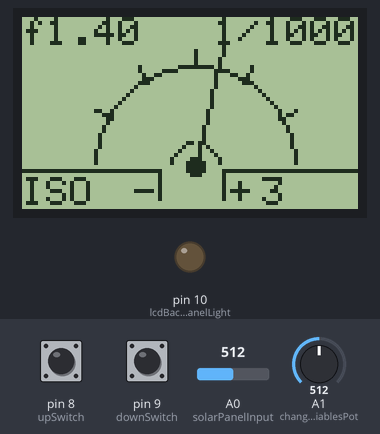
The sketch below on a simulated Arduino Uno, built with avr-gcc and run on an emulated ATmega328P. On the bench: 84×48 one-colour display, output pins drawn as LEDs (lit = HIGH). The test bench sets the inputs (shaded band); at power-on: pin 9 (downSwitch) HIGH, A1 (changeVariablesPot) = 512, A0 (solarPanelInput) = 512, pin 8 (upSwitch) HIGH.

Above: at 1.2 s.
1.3 s: pin 9 (downSwitch) pulled LOW for 0.25 s
At 2.06 s:
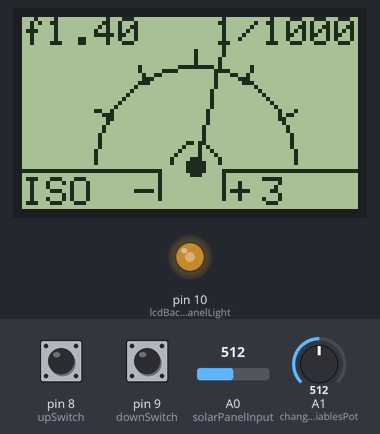
3.7 s: pin 9 (downSwitch) pulled LOW for 1 s
At 4.81 s:
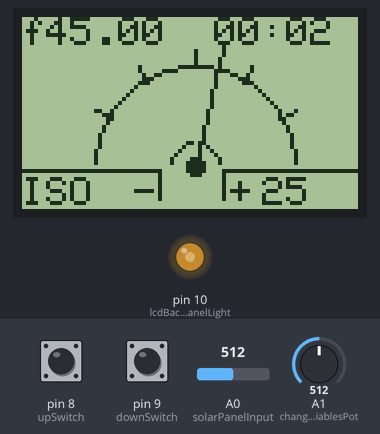
6.2 s: A1 (changeVariablesPot) set to 716
At 6.98 s:
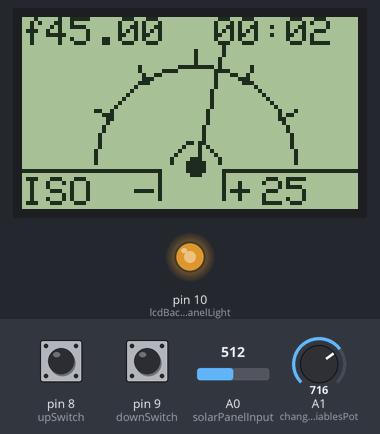
8.6 s: A1 (changeVariablesPot) set to 900
At 8.95 s:
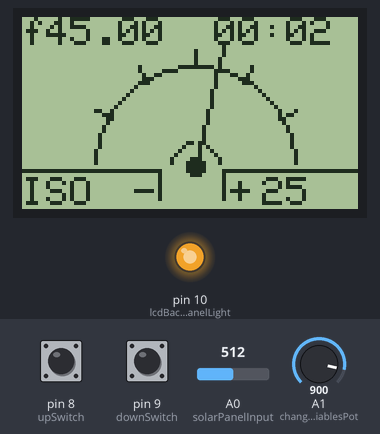
10.6 s: A0 (solarPanelInput) set to 350
At 10.91 s:
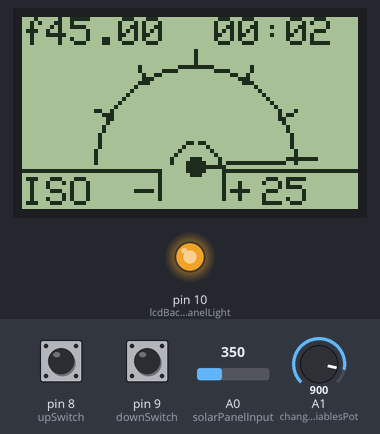
12.2 s: pin 9 (downSwitch) pulled LOW for 0.25 s
At 13.08 s:
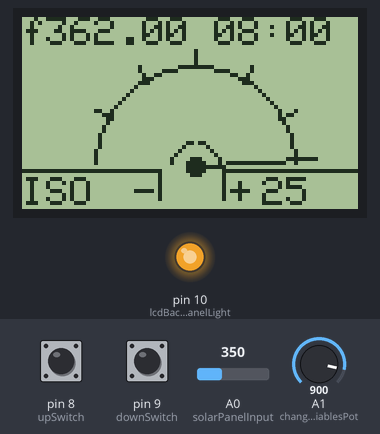
Timing chart, 0 to 15.2 s (numbered marks = the images above; inputs shaded):
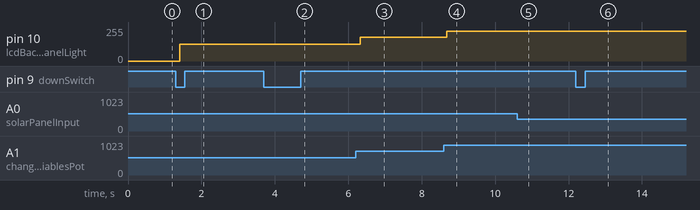

Measured:
- after the input at 1.3 s, pin 10 (lcdBackpanelLight): 0/255 → 127/255 after 0.11 s; the display: first differs from a run without the input after 0.52 s (image 1 shows a later state)
- after the input at 6.2 s, pin 10 (lcdBackpanelLight): 127/255 → 178/255 after 0.12 s; the display: first differs from a run without the input after 0.53 s (image 3 shows a later state)
- after the input at 8.6 s, pin 10 (lcdBackpanelLight): 178/255 → 224/255 after 0.08 s
- after the input at 10.6 s, the display: first differs from a run without the input after 0.15 s (image 5)
- after the input at 12.2 s, the display: first changes after 0.07 s (image 6 shows a later state)

The sketch:

solar_lcdMeter.ino
```cpp
/* Sketch for creating an lcd solar panel meter
 *
 * Improvements
 *
 * 1. put scale marks on
 *    DONE: place scale marks
 *    Don't calculate every display loop, too heavy, calculate once and keep in a vector
 * 2. use pot and two pushbutton switches to adjust
 *    DONE: iso, fstop, shutter speed,
 *    DONE: (lcd backlight brightness?)
 *    Add UI to the LCD panel to let user know which value is being changed.
 *    Don't change value by only reading the pot value as this leads to values
 *      changing values when the up down buttons are pressed because the pot
 *      position is at the last position for the last value that was changed.
 * 3. Calibrate the meter
 *    add a trim pot for calibration?
 * 4. update the UI (sketch in Dia first maybe?)
 * 5. make provision for times > 1 sec with more precision
 * 6. make provision for wider apertures, and other intermediate values
 * 7. change lcd contrast (I didn't notice a great amount of diff in values though)
 * 8. Get rid of global variables that are unneeded
 *
 */

#include <Adafruit_GFX.h>
#include <Adafruit_PCD8544.h>

// Software SPI (slower updates, more flexible pin options):
// Arduino pin 13 - Serial clock out (SCLK)
// Arduino pin 11 - Serial data out (DN)
// Arduino pin 5 - Data/Command select (D/C)
// Arduino pin 6 - LCD reset (RST)
// Arduino pin 7 - LCD chip enable (SCE)
Adafruit_PCD8544 display = Adafruit_PCD8544(13, 11, 5, 7, 6);

/* Arduino pin A1 A1 -> pot
  * Arduino pin  8  -> LH switch (up)
  * Arduino pin  9  -> RH switch (down)
  * Arduino pin  10 -> pwm pin for lcd brightness
 */

const int upSwitch = 8;
const int downSwitch = 9;
const int lcdBackpanelLight = 10;
const int solarPanelInput = A0;
const int changeVariablesPot = A1;

const float isoTable[] = {3.75,7.5,15,3,6,12, \
   25,50,100,200,400,800,1600,3200};
const String shutterSpeedTable[] = {"1/1000", \
  "1/500","1/250","1/125","1/60","1/30","1/15","1/8","1/4","1/2", \
  "00:01","00:02","00:04","00:08","00:15","00:30","00:60","02:00","04:00","08:00","16:00","32:00","1:04 H"};
const float apertureTable[] = { 1.4,2,2.8,4,5.6,8, \
  11,22,32,45,64,90,128,181,256,362,512,724,1024};

int solarPanel = 0;
int lcdContrast = 50;
int lastUpSwitchState = 1;
int lastDownSwitchState = 1;
int lastVariableChoice = 0;
int pauseTime = 100;

byte brightness;

float isoIDX = 0;
float shutterSpeedIDX = 0;
float apertureIDX = 0;
unsigned long debounceTimeValue = 0;

const int numberOfScaleMarks = 5;
struct coordinate {
  int x;
  int y;
};

struct coordinate needleBaseCoordinate = {43, 37};
int scaleRadius = 25;
int markLineLength = 4;
struct coordinate markBottom[numberOfScaleMarks];
struct coordinate markTop[numberOfScaleMarks];

/********************
 * setup
 ********************/
void setup()
{

  pinMode (upSwitch, INPUT);
  pinMode (downSwitch, INPUT);
  pinMode (lcdBackpanelLight, OUTPUT);
  Serial.begin(9600);
  GetScaleMarkCoordinates (needleBaseCoordinate.x, needleBaseCoordinate.y, scaleRadius, numberOfScaleMarks, markLineLength);

  display.begin(); // initialize display
  display.setContrast(lcdContrast);
  display.setTextSize(1);
  display.setRotation(2);
  display.clearDisplay();
}

/********************
 * loop
 ********************/
void loop()
{
/* variable register is used thus
 *  0 -> don't change any of iso, fstop, or shutter speed
 *  1 -> change iso
 *  2 -> change shutter speed
 *  3 -> change fstop
 *  4 -> change the lcd backlight brightness
 *
 *  The idea is that
 */
  int variableChoice;
  variableChoice = getVariableChoice(debounceTimeValue, lastVariableChoice);
  lastVariableChoice = variableChoice;
  if (variableChoice !=0){
    updateVariables (variableChoice);
  }
  analogWrite(lcdBackpanelLight, brightness);
  solarPanel = getSolarPanelReading();
  drawMeter(("f"+String(apertureTable[int(apertureIDX)])), shutterSpeedTable[int(shutterSpeedIDX)], int(isoTable[int(isoIDX)]) );
  updateMeter (solarPanel);
  display.clearDisplay();
  delay(pauseTime);
}

/*********************************************************************************
 * FUNCTIONS HERE
 *********************************************************************************/
void drawMeter(String fstop, String shutter, int iso){
  byte upperLeftCorner = 0x1;
  byte upperRightCorner = 0x2;
//  byte lowerRightCorner = 0x4;
//  byte lowerLeftCorner = 0x8;
  byte scaleCorners = upperLeftCorner | upperRightCorner;
  int scaleBaseRadius = 6;
  int needleBaseFillWidth = 2;
  int bracketLength = 34;
  int bracketHeight = 8;
  String minusSign = "-";
  String plusSign = "+";

  struct coordinate fstopCoordinate = {0, 0};
  struct coordinate isoLableCoordinate = {0, 40};
  struct coordinate isoValueCoordinate = {60, 40};
  struct coordinate shutterSpeedCoordinate = {48, 0};
  struct coordinate leftBracketCoordinate = {0, 38};
  struct coordinate rightBracketCoordinate = {50, 38};
//  struct coordinate needleBaseCoordinate = {43, 37};
  struct coordinate minusSignCoordinate = {28, 40};
  struct coordinate plusSignCoordinate = {52, 40};

  display.clearDisplay();

// lables
  display.setCursor(fstopCoordinate.x, fstopCoordinate.y);
  display.println(fstop);
  display.setCursor(shutterSpeedCoordinate.x, shutterSpeedCoordinate.y);
  display.println(shutter);
  display.setCursor(isoLableCoordinate.x, isoLableCoordinate.y);
  display.println("ISO");
  display.setCursor(isoValueCoordinate.x, isoValueCoordinate.y);
  display.println(String (iso));
  display.setCursor(minusSignCoordinate.x, minusSignCoordinate.y);
  display.println(minusSign);
  display.setCursor(plusSignCoordinate.x, plusSignCoordinate.y);
  display.println(plusSign);

// draw the meter bottom brackets
  display.drawFastHLine(leftBracketCoordinate.x, leftBracketCoordinate.y, bracketLength, BLACK);
  display.drawFastVLine(leftBracketCoordinate.x+bracketLength, leftBracketCoordinate.y, bracketHeight, BLACK);
  display.drawFastHLine(rightBracketCoordinate.x, rightBracketCoordinate.y, bracketLength, BLACK);
  display.drawFastVLine(rightBracketCoordinate.x, rightBracketCoordinate.y, bracketHeight, BLACK);

// draw the centre of the needle
  display.fillCircle(needleBaseCoordinate.x, needleBaseCoordinate.y, needleBaseFillWidth, BLACK);
  display.display();

// draw the meter's scale using circle segments
//  display.drawCircle(needleBaseCoordinate.x, needleBaseCoordinate.y, scaleRadius, BLACK);
  display.drawCircleHelper(needleBaseCoordinate.x, needleBaseCoordinate.y, scaleBaseRadius, scaleCorners, BLACK);
  display.drawCircleHelper(needleBaseCoordinate.x, needleBaseCoordinate.y, scaleRadius, scaleCorners, BLACK);
// draw the scale marks
  scaleMarks (needleBaseCoordinate.x, needleBaseCoordinate.y, numberOfScaleMarks, scaleRadius, markLineLength);
}

/*********************
 * update the meter
 *********************/
void updateMeter (int meterValue){
  int xInit = 43;
  int yInit = 37;
  int radius = 31;

  int xTip;
  int yTip;

  float Pi = 3.1415926;
  float angle = meterValue*Pi/100.0; // trig functions are in radians!

  xTip = xInit - int(radius*cos(angle));
  yTip = yInit - int(radius*abs(sin(angle)));

  display.drawLine(xInit, yInit, xTip, yTip, BLACK);
  display.display();
}

/*********************
 * calculate the scale mark coordinates
 *********************/
  void GetScaleMarkCoordinates (int xCoordinate, int yCoordinate, int radius, int numberOfMarks, int markLength){
    int xTop;
    int yTop;
    int xBottom;
    int yBottom;
    int outsideRadius = radius + markLength;
    int markNumber=1;

    float Pi = 3.1415926;
    int angleForEachMark = 180/(1+numberOfMarks);
    int angleToPlaceMark = 90;

    while (markNumber <= numberOfMarks) {
//      Serial.println("number of marks is "+String(numberOfMarks, DEC));
      angleToPlaceMark = markNumber*angleForEachMark;
//      Serial.println("angle to place this mark is: "+String(angleToPlaceMark, DEC));
      float angle = angleToPlaceMark*Pi/180.0; // trig functions are in radians!
      markTop[markNumber-1].x = xCoordinate - int(outsideRadius*cos(angle));
      markTop[markNumber-1].y = yCoordinate - int(outsideRadius*abs(sin(angle)));
      markBottom[markNumber-1].x = xCoordinate - int(radius*cos(angle));
      markBottom[markNumber-1].y = yCoordinate - int(radius*abs(sin(angle)));
//      display.drawLine(xBottom, yBottom, xTop, yTop, BLACK);
//      display.display();  // thought to place this after this while loop
      markNumber++;
    }
  }

/*********************
 * draw the scale marks
 *********************/
  void scaleMarks (int xCoordinate, int yCoordinate, int numberOfMarks, int radius, int markLength){

    int markNumber=1;
    while (markNumber <= numberOfMarks) {
      display.drawLine(markBottom[markNumber-1].x, markBottom[markNumber-1].y, markTop[markNumber-1].x, markTop[markNumber-1].y, BLACK);
      display.display();  // thought to place this after this while loop
      markNumber++;
    }
}

/*********************
 * fetch the solar panel voltage
 *********************/
int getSolarPanelReading(){
// Tweak these next values for light reading
  const int minLight = 0;
  const int maxLight = 360;
  int lightReading = analogRead(solarPanelInput);
  int lightRange = map (lightReading, minLight, maxLight, 0, 100);
  return lightRange;
}

/*********************
 * fetch the variable choice
 *********************/
int getVariableChoice(unsigned long lastTime, int lastChoice){
/*  0 -> don't change any of iso, fstop, or shutter speed
 *  1 -> change iso
 *  2 -> change shutter speed
 *  3 -> change fstop
 *  4 -> change the lcd backlight brightness
 */
//  return 1; // change iso ... works, but improve by displaying decimal values like 3.75, 7.5
//  return 2; // change shutter speed ... works just fine
//  return 3; // change fstop ... works!
//  return 4; // lcd brightness ... works!

  unsigned long timeNow = millis();
  unsigned long debounceDelay = 50;

  int upSwitchState = digitalRead(upSwitch);
  int downSwitchState = digitalRead(downSwitch);
  int choice = 0;
//  Serial.println("up is "+String(upSwitchState));
//  Serial.println("down is "+String(downSwitchState));

  if ( (timeNow - lastTime ) >= debounceDelay){
    lastTime = timeNow;
    if ( upSwitchState != lastUpSwitchState ) {
      lastUpSwitchState = upSwitchState;
      if ( upSwitchState == 0 ) {
        lastChoice++;
      }
    }

    if ( downSwitchState != lastDownSwitchState ) {
      if ( downSwitchState == 0 ) {
        lastChoice--;
      }
    }

    if ( lastChoice > 4 ) lastChoice = 0; // wraparound
    if ( lastChoice < 0 ) lastChoice = 4;
  }

  return lastChoice;
}

/*********************
 * update the variables
 *********************/
void updateVariables (int updateVariableChoice){
  const int minBrightness = 0;
  const int maxBrightness = 255;
  const int minIsoIndex = 0;
  const int maxIsoIndex = 13;
  const int minShutterSpeedIndex = 0;
  const int maxShutterSpeedIndex = 22;
  const int minApertureIndex = 0;
  const int maxApertureIndex = 18;
  const int minPotValue = 0;
  const int maxPotValue = 1023;

  const int minValue [] { minPotValue, minIsoIndex, minShutterSpeedIndex, minApertureIndex, minBrightness };
  const int maxValue [] { maxPotValue, maxIsoIndex, maxShutterSpeedIndex, maxApertureIndex, maxBrightness };

  int i = updateVariableChoice;
  int variable = map(analogRead(changeVariablesPot), minValue[0], maxValue[0], minValue[i], maxValue[i]);

  switch (i) {
    case 1:
      isoIDX = variable;
      break;
    case 2:
      shutterSpeedIDX = variable;
      break;
    case 3:
      apertureIDX = variable;
      break;
    case 4:
      brightness = variable;
      break;
  }
}
```
